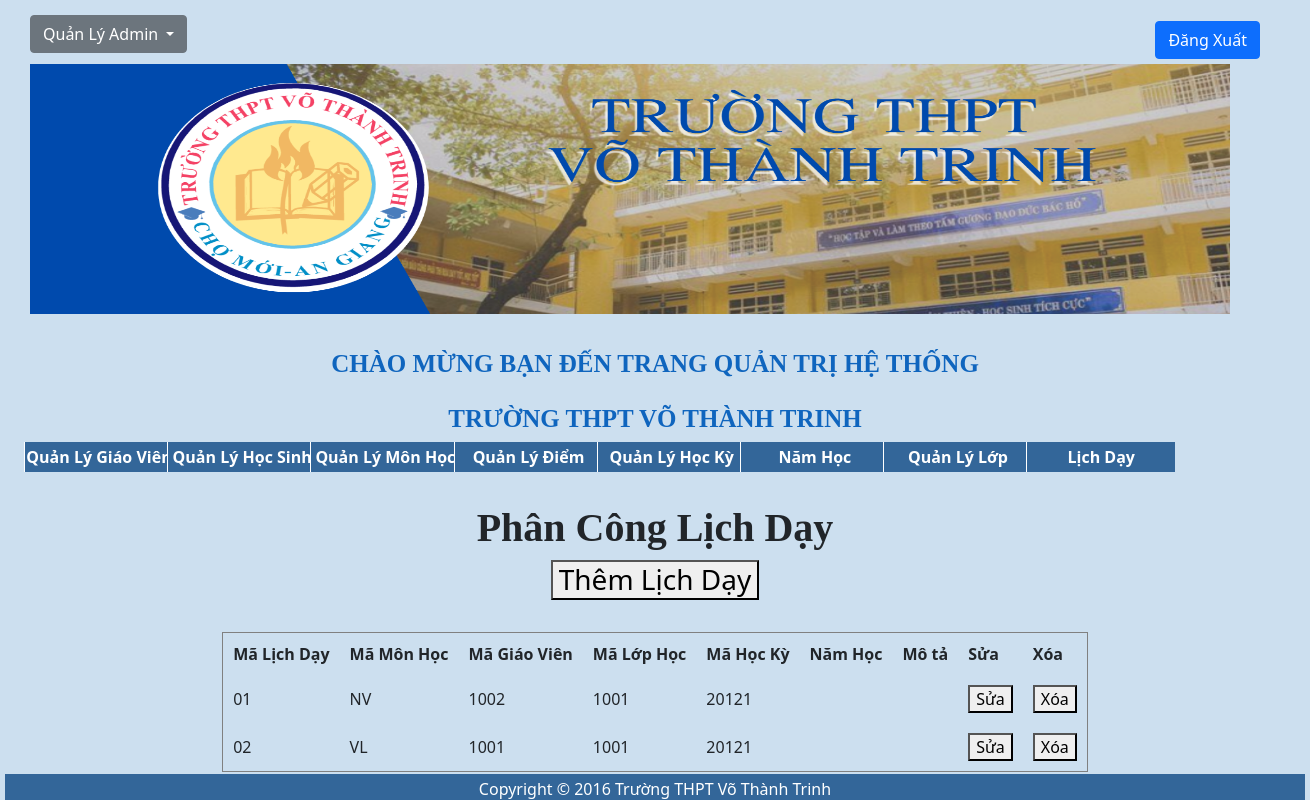
Page /admin/index.php?mod=day on the committed database.
### tables this page shows
CREATE TABLE `day` (
  `MaDayHoc` varchar(10) NOT NULL,
  `MaMonHoc` varchar(10) NOT NULL,
  `Magv` int(11) NOT NULL,
  `MaLopHoc` varchar(10) NOT NULL,
  `MaHocKy` varchar(10) NOT NULL,
  `MoTa` varchar(50) NOT NULL
);

### classes/day.class.php (called while the page is built, shortened)
<?php
class day extends DB{
    function allday(){
        $con = $this->connect();
        $sql = "select * from day";
        $query = mysqli_query($con, $sql);
        $result = array();
        if($query){
            while ($row = mysqli_fetch_assoc($query)){
                $result[] = $row;
            }
        }
        return $result;
    }
}
?>

### admin/day/hienthi.php (the view, shortened to what this page needs)
<?php
require "../classes/day.class.php";
$con=new day();
$day=$con->allday();
?>
<!DOCTYPE html>
<html>
<head>
</head>
<body>
<h1 align="center"style="font-family:Tahoma;font-weight: bold"> Phân Công Lịch Dạy </h1>
<h3 align="center"><a href="day/themday.php"><button>Thêm Lịch Dạy</button></a></h3>
<table align="center" border="1" cellspacing="0" cellpadding="10">
    <tr style="font-weight: bold">
        <td>Mã Lịch Dạy</td>
        <td>Mã Môn Học</td>
        <td>Mã Giáo Viên</td>
        <td>Mã Lớp Học</td>
        <td>Mã Học Kỳ</td>
        <td> Năm Học</td>
        <td>Mô tả</td>
        <td>Sửa</td>
        <td>Xóa</td>
    </tr>
    <?php foreach ($day as $item){ ?>
        <tr>
            <td><?php echo $item['MaDayHoc']; ?></td>
            <td><?php echo $item['MaMonHoc']; ?></td>
            <td><?php echo $item['Magv']; ?></td>
            <td><?php echo $item['MaLopHoc']; ?></td>
            <td><?php echo $item['MaHocKy']; ?></td>
            <td><?php echo $item['NamHoc']; ?></td>
            <td><?php echo $item['MoTa']; ?></td>
            <td><?php echo "<a href='day/suaday.php?id=$item[MaDayHoc]'><button type='button'>Sửa</button></a>"; ?></td>
               <td> <?php echo "<a href='day/xoaday.php?id=$item[MaDayHoc]' onclick='return XacNhan();'><button type='button'>Xóa</button></a>"; ?>
            </td>
        </tr>
    <?php } ?>
    <br/>
</table>

### rows in the picture
day: MaDayHoc "01", MaMonHoc "NV", Magv "1002", MaLopHoc "1001", MaHocKy "20121"
day: MaDayHoc "02", MaMonHoc "VL", Magv "1001", MaLopHoc "1001", MaHocKy "20121"
